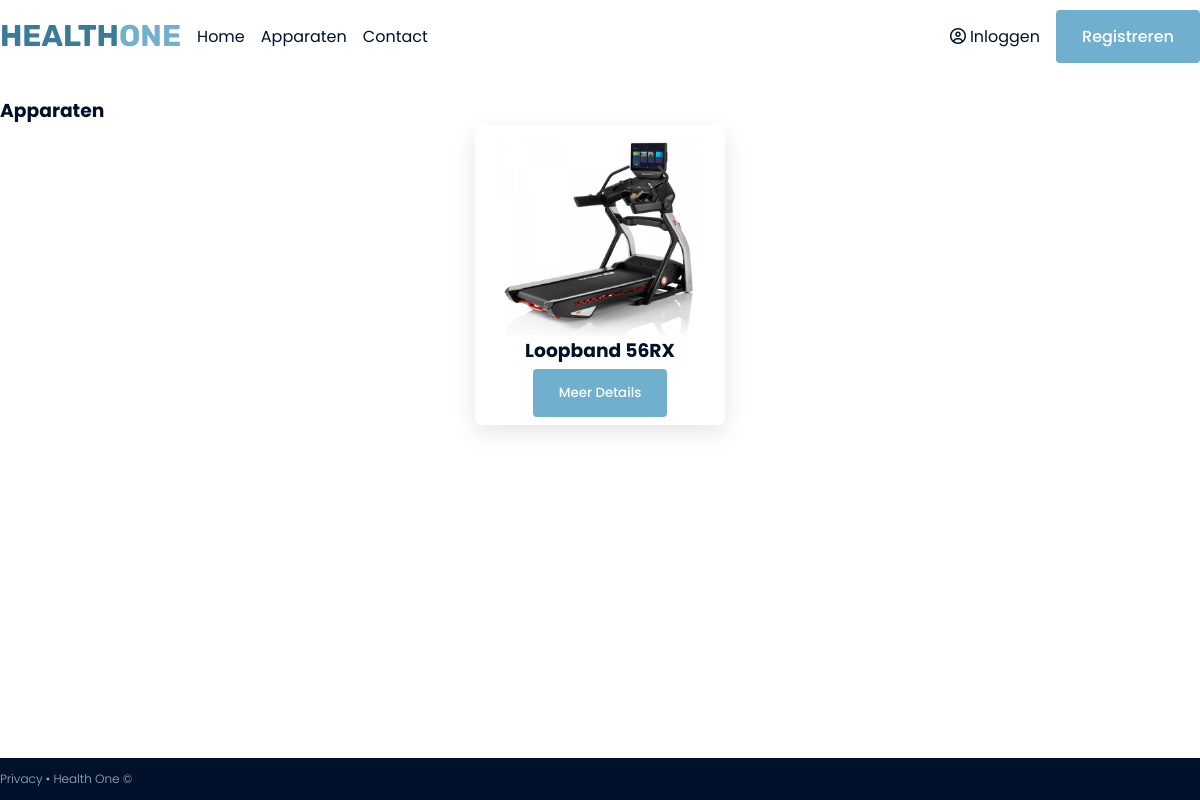
The page /products/apparaten.php?id=2 on the database its author committed.
### tables this page shows
CREATE TABLE `products` (
  `id` int(11) NOT NULL,
  `name` varchar(255) NOT NULL,
  `img` varchar(255) NOT NULL,
  `description` varchar(255) NOT NULL,
  `category_id` int(11) NOT NULL
);

### products/apparaten.php (the view, shortened to what this page needs)
<html>
    <head>
        <link rel="stylesheet" type="text/css" href="../css/style.css">
    </head>
    <body>
            <?php
                include_once('../components/Nav.php');
                include_once('../components/Nav.php');
                include_once('../dbConnection.php');
                $category = $db->prepare("SELECT * FROM products WHERE category_id = :id");
                $category->bindParam("id", $_GET['id']);
                $category->execute();
                $result = $category->fetchAll(PDO::FETCH_ASSOC);
            ?>
        <div class="categories">
            <div class="container">
                <div class="row">
                    <h3 class="categories__title">Apparaten</h3>
                    <div class="categories__wrapper">
                        <?php
                            foreach($result as &$data) {
                                echo "
                                <div class='category'>
                                    <figure class='category__image'>
                                        <img src='../assets/img/" . $data['img'] ."' alt='' class='category__image--img'>
                                    </figure>
                                    <div class='category__description'>
                                        <h3 class='category__description--title'>" . $data['name'] . "</h3>
                                        <a href='apparaten.php?id=" . $data['id'] . "'><button class='btn'>Meer Details</button></a>
                                    </div>
                                </div>";
                            }
                        ?>
                    </div>
                </div>
            </div>
        </div>
            <?php
                include_once('../components/Footer.php')
            ?>
    </body>
</html>

### css/style.css (style rules this page uses)
* { font-family: "Poppins", sans-serif; padding: 0; margin: 0; box-sizing: border-box; color: #00112c; }
a { text-decoration: none; }
button { cursor: pointer; }
.btn { padding: 12px 24px; background-color: #70afce; border: 2px solid transparent; border-radius: 4px; color: white; font-weight: 500; transition: all 300ms ease; cursor: pointer; }
.row { width: 100%; max-width: 1200px; margin: 0 auto; }
.categories { margin: 24px 0; display: flex; flex-direction: column; justify-content: center; }
.categories__wrapper { display: flex; flex-wrap: wrap; gap: 16px; justify-content: center; }
.category__description { display: flex; flex-direction: column; justify-content: center; align-items: center; gap: 4px; }
.category { width: 250px; height: 300px; display: flex; flex-direction: column; justify-content: center; align-items: center; padding: 12px 24px; box-shadow: 0 .5rem 1.5rem rgba(0,0,0,.1); border-radius: 6px; }
.category__image--img { width: 100%; }

### rows shown on the page
products: img (picture), name "Loopband 56RX"
